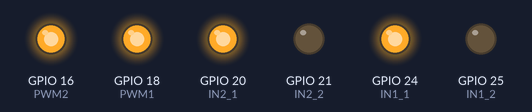
Recording of a program running on a simulated Raspberry Pi (BCM pin numbers). On the bench: output pins drawn as LEDs (lit = HIGH). At 8.0 s the program stops and its outputs stay as they are.

Above: at 0.1 s.
At 2.1 s:
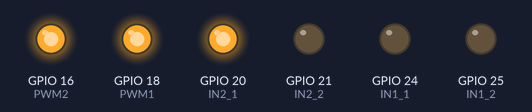
At 4.1 s:
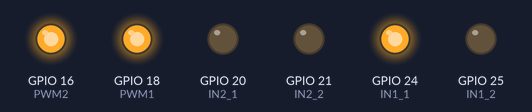
At 6.1 s:
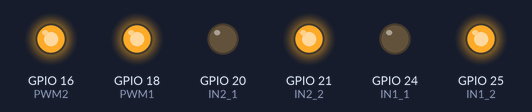
At 8.1 s:
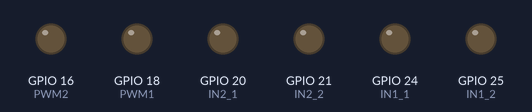
Timing chart, 0 to 9.5 s (numbered marks = the images above):
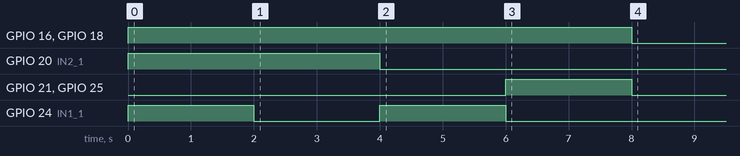

Measured:
- by itself, GPIO 16 (PWM2), GPIO 18 (PWM1): LOW → HIGH at 0.00 s, → LOW 8.0 s later
- by itself, GPIO 20 (IN2_1): LOW → HIGH at 0.00 s, → LOW 4.0 s later
- by itself, GPIO 21 (IN2_2), GPIO 25 (IN1_2): LOW → HIGH at 6.0 s, → LOW 2.0 s later
- by itself, GPIO 24 (IN1_1): alternates HIGH for 2.0 s and LOW for 2.0 s, 4 changes in all, then stays LOW

The program:

moter.py
```python
#!/usr/bin/python
# -*- coding: utf-8 -*-

import RPi.GPIO as GPIO
import time

PWM1 = 18
IN1_1 = 24
IN1_2 = 25

PWM2 = 16
IN2_1 = 20
IN2_2 = 21

GPIO.setmode(GPIO.BCM)
GPIO.setup(PWM1, GPIO.OUT)
GPIO.setup(IN1_1, GPIO.OUT)
GPIO.setup(IN1_2, GPIO.OUT)

GPIO.setup(PWM2, GPIO.OUT)
GPIO.setup(IN2_1, GPIO.OUT)
GPIO.setup(IN2_2, GPIO.OUT)

p1 = GPIO.PWM(PWM1, 10)
p2 = GPIO.PWM(PWM2, 10)
p1.start(0)
p2.start(0)

p1.ChangeDutyCycle(0)
p2.ChangeDutyCycle(0)
GPIO.output(IN1_1, 1)
GPIO.output(IN1_2, 0)
GPIO.output(IN2_1, 1)
GPIO.output(IN2_2, 0)
p1.ChangeDutyCycle(100)
p2.ChangeDutyCycle(100)
time.sleep(2)

p1.ChangeDutyCycle(0)
p2.ChangeDutyCycle(0)
GPIO.output(IN1_1, 0)
GPIO.output(IN1_2, 0)
GPIO.output(IN2_1, 1)
GPIO.output(IN2_2, 0)
p1.ChangeDutyCycle(100)
p2.ChangeDutyCycle(100)
time.sleep(2)

p1.ChangeDutyCycle(0)
p2.ChangeDutyCycle(0)
GPIO.output(IN1_1, 1)
GPIO.output(IN1_2, 0)
GPIO.output(IN2_1, 0)
GPIO.output(IN2_2, 0)
p1.ChangeDutyCycle(100)
p2.ChangeDutyCycle(100)
time.sleep(2)

p1.ChangeDutyCycle(0)
p2.ChangeDutyCycle(0)
GPIO.output(IN1_1, 0)
GPIO.output(IN1_2, 1)
GPIO.output(IN2_1, 0)
GPIO.output(IN2_2, 1)
p1.ChangeDutyCycle(100)
p2.ChangeDutyCycle(100)
time.sleep(2)

GPIO.cleanup()
```
